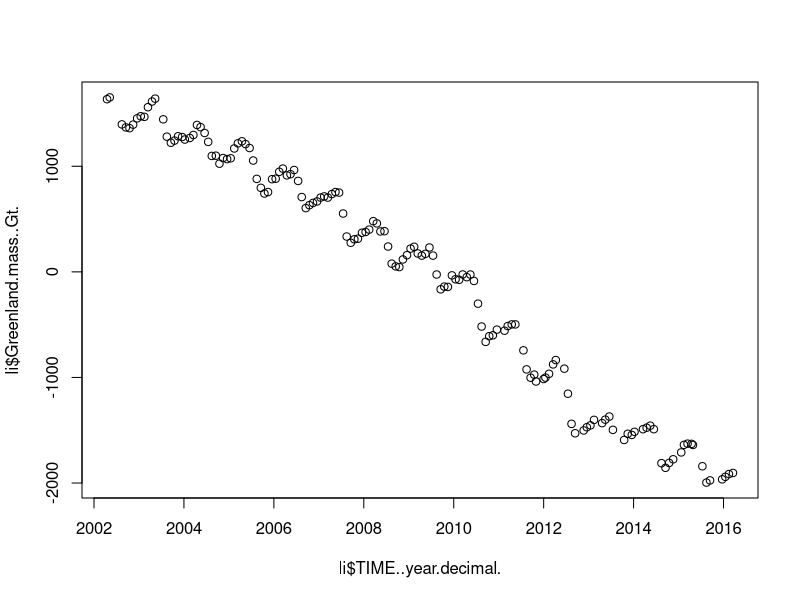
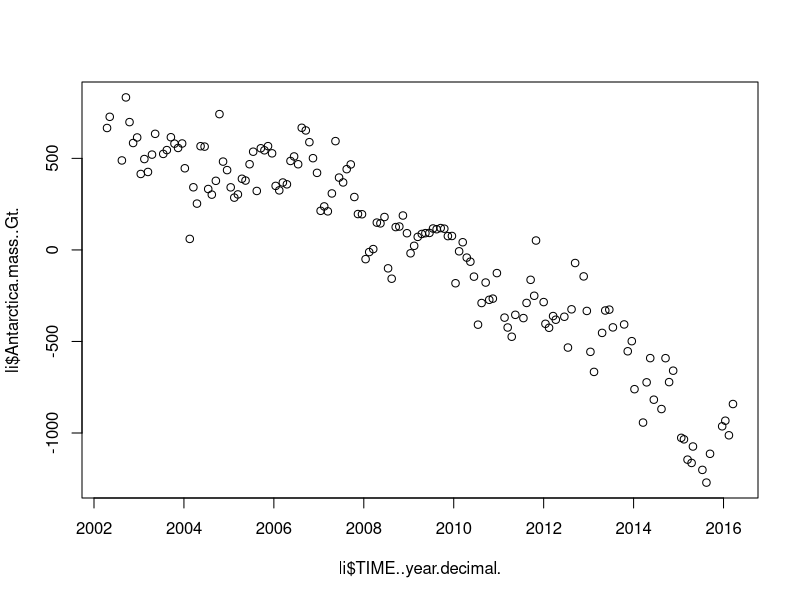
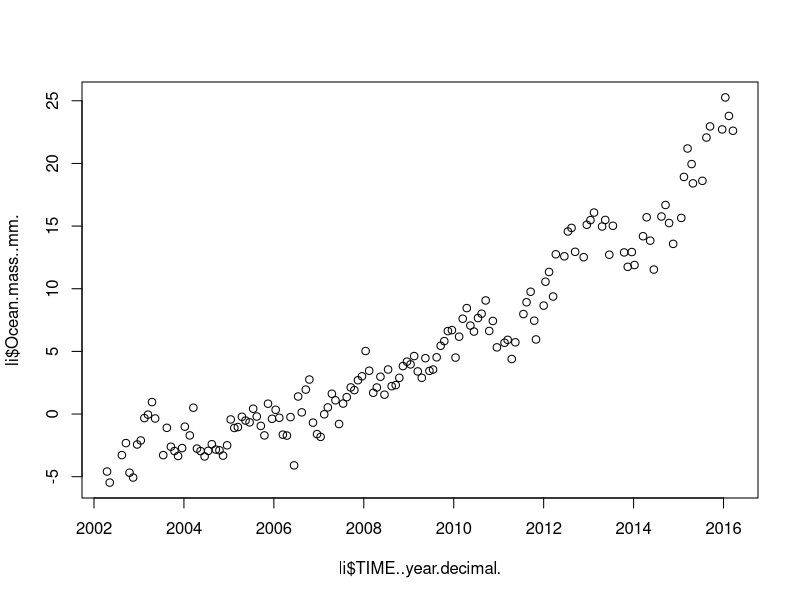
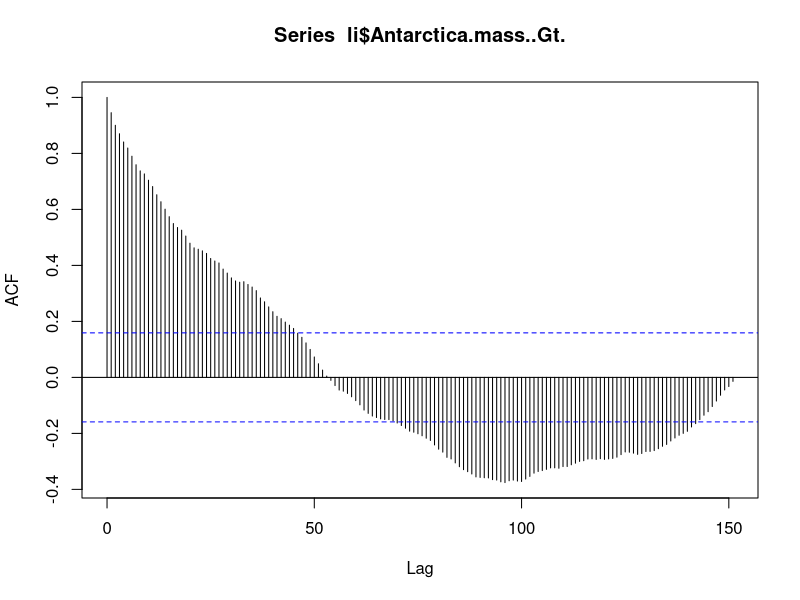

These charts were generated, in order, by the following R code:
########################################################################
########################################################################
########################################################################
# GLOBAL WARMING
li <- read.csv('LandIce.csv')
# TODO: Find an appropriate time-series regression model for Greenland, 
# Antarctica, and Ocean masses. 
# Analysis should include:
# development of a small number (up to 3) of candidate models, 
# selection of a best model for each dataset
# justification of each model selection choice 
# forecast for April 2016
# How would you forecast these levels in 10 years? 
# Note: You can ignore the data that are missing

head(li)
plot(li$Greenland.mass..Gt. ~ li$TIME..year.decimal.)
# Somewhat curvy downtrend
plot(li$Antarctica.mass..Gt. ~ li$TIME..year.decimal.)
# Generally downward with some dispersion
plot(li$Ocean.mass..mm. ~ li$TIME..year.decimal.)
# Generally rising, slightly polynomial looking

# Starting with Greenland only:
n <- length(unique(li$TIME..year.decimal.))

# Take ACF with as many lags as there are distinct times
acf(li$Antarctica.mass..Gt., lag=n)
# Can not use log here (some growths are negative)
# Not observing oscillations, so nothing applied to deal with them

